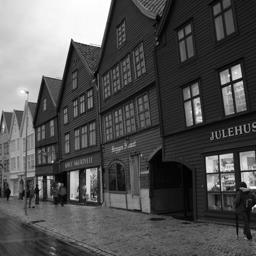
#> input picture exercises/ex01/problem01/10.jpg, 256 x 256 px, given in place of 10.png, which was not available
$ python 01.py
#> lines starting #> are read from the running program, lines starting #| are printed output that depends on the picture; pictures that were not available may be replaced by others from this repository, and a replacement may not be noted
from PIL import Image
import numpy as np
import matplotlib.pyplot as plt
import jpeglib

IMAGE_PATH = "../BOSSBase/10.png"

UINT8_MIN = 0
UINT8_MAX = 255

def psnr(image_array1, image_array2):
    image_array1 = image_array1.astype(np.float32)
    image_array2 = image_array2.astype(np.float32)

    mse = np.mean((image_array1 - image_array2) ** 2)
    if mse == 0:
        return float('inf')

    return 10 * np.log10(float(UINT8_MAX)**2 / mse)

def show_images_side_by_side(images, titles, filename):
    fig, axs = plt.subplots(1, len(images), figsize=(12, 5))
    for ax, img, title in zip(axs, images, titles):
        ax.imshow(img, cmap='gray', vmin=UINT8_MIN, vmax=UINT8_MAX)
        ax.set_title(title)
        ax.axis('off')
    plt.tight_layout()
    plt.savefig(filename)
    plt.close()

def a(image_array: np.ndarray):
    print("a) Increment all the pixels by 1. What PSNR do you expect? Measure the PSNR experimentally.")
    image_array = image_array.astype(np.uint16) # Prevent overflows in the next step
    modified_image_array = np.clip(image_array + 1, UINT8_MIN, UINT8_MAX).astype(np.uint8)

    show_images_side_by_side(
        images=[image_array, modified_image_array],
        titles=["Original", "All Pixels +1"],
        filename="a)_10_pixel_increment_comparison.png"
    )

    # What PSNR do you expect?
    # => Minor change -> high PSNR value

    # Measure the PSNR experimentally
    psnr_value = psnr(image_array, modified_image_array)
    print(f"PSNR: {round(psnr_value, 3)} dB")

def apply_gamma_correction(image_array: np.ndarray, gamma: float):
    image_array = image_array.astype(np.float32)
    image_array = UINT8_MAX * (image_array / UINT8_MAX) ** gamma
    image_array = np.clip(image_array, UINT8_MIN, UINT8_MAX).astype(np.uint8)
    return image_array

def plot_histograms_side_by_side(original: np.ndarray, modified: np.ndarray, filename: str, labels=("Original", "Modified")):
    fig, axs = plt.subplots(1, 2, figsize=(12, 4))

    axs[0].hist(original.ravel(), bins=256, range=(UINT8_MIN, UINT8_MAX), color='gray')
    axs[0].set_title(f"{labels[0]} Histogram")
    axs[0].set_xlabel("Pixel value")
    axs[0].set_ylabel("Frequency")

    axs[1].hist(modified.ravel(), bins=256, range=(UINT8_MIN, UINT8_MAX), color='gray')
    axs[1].set_title(f"{labels[1]} Histogram")
    axs[1].set_xlabel("Pixel value")
    axs[1].set_ylabel("Frequency")

    plt.tight_layout()
    plt.savefig(filename)
    plt.close()

def plot_quantization_error(original: np.ndarray, modified: np.ndarray, filename: str):
    error = original.astype(np.int16) - modified.astype(np.int16)
    x_min = error.min() - 2
    x_max = error.max() + 2
    num_bins = x_max - x_min

    plt.figure(figsize=(6, 4))
    plt.hist(error.ravel(), bins=num_bins, range=(x_min, x_max), color='blue', edgecolor='black')
    plt.title("Quantization Error Distribution")
    plt.xlabel("Error (Original - Modified)")
    plt.ylabel("Frequency")
    plt.grid(True)
    plt.savefig(filename)
    plt.close()


def b(image_array: np.ndarray):
    print("\nb) Apply gamma correction, γ = 1.1, and store the resulting image in PNG. Compare the image histograms. Plot the distribution of the quantization error.")
    gamma = 1.1
    gamma_corrected_image_array = apply_gamma_correction(image_array, gamma)

    show_images_side_by_side(
        images=[image_array, gamma_corrected_image_array],
        titles=["Original", f"Gamma {gamma}"],
        filename="b)_10_gamma_comparison.png"
    )

    plot_histograms_side_by_side(
        original=image_array,
        modified=gamma_corrected_image_array,
        filename="b)_10_gamma_comparison_histogram.png",
        labels=("Original", "Gamma 1.1")
    )

    plot_quantization_error(
        original=image_array,
        modified=gamma_corrected_image_array,
        filename="b)_10_gamma_quantization_error.png"
    )

def subsample_nearest_neighbor(image_array: np.ndarray, factor: int = 2):
    return image_array[::factor, ::factor]

def apply_linear_filter(image_array: np.ndarray, kernel: np.ndarray):
    image_array = image_array.astype(np.float32)
    output = np.zeros_like(image_array)

    kh, kw = kernel.shape
    pad_h = kh // 2
    pad_w = kw // 2

    # Pad the image (reflect mode reduces edge artifacts)
    padded = np.pad(image_array, ((pad_h, pad_h), (pad_w, pad_w)), mode='reflect')

    # Perform convolution
    for i in range(image_array.shape[0]):
        for j in range(image_array.shape[1]):
            region = padded[i:i+kh, j:j+kw]
            output[i, j] = np.sum(region * kernel)

    # Clip and return as uint8
    return np.clip(output, UINT8_MIN, UINT8_MAX).astype(np.uint8)


def c(image_array: np.ndarray):
    print("\nc) Subsample the image by nearest neighbor. Mark the areas with aliasing. Employ a linear filter prior to the subsampling to suppress the aliasing.")

    # Subsample without filtering (aliasing visible)
    subsampled_raw = subsample_nearest_neighbor(image_array)

    # Apply linear filter before subsampling
    motion_blur = (1/6) * np.array([
        [1, 0, 1],
        [1, 0, 1],
        [1, 0, 1]
    ])
    filtered = apply_linear_filter(image_array, motion_blur)
    subsampled_filtered = subsample_nearest_neighbor(filtered)

    show_images_side_by_side(
        images=[image_array, subsampled_raw, subsampled_filtered],
        titles=["Original", "Subsampled (with Aliasing)", "Filtered + Subsampled"],
        filename="c)_10_subsampling_linear_filter_comparison.png"
    )

def build_dct_matrix(n):
    D = np.zeros((n, n))
    for j in range(n):
        cj = 1 / np.sqrt(2) if j == 0 else 1
        for i in range(n):
            D[i, j] = cj * np.sqrt(2 / n) * np.cos(((2 * i + 1) * j * np.pi) / (2 * n))
    return D

def compute_2d_dct(image_array: np.ndarray):
    image_array.astype(np.float32)
    h, w = image_array.shape
    D_h = build_dct_matrix(h)
    D_w = build_dct_matrix(w)
    return D_h @ image_array @ D_w.T

def manual_idct2(dct_array):
    h, w = dct_array.shape
    D_h = build_dct_matrix(h)
    D_w = build_dct_matrix(w)
    return D_h.T @ dct_array @ D_w

def d(image_array: np.ndarray):
    print("\nd) Compute the 2D DCT spectrum of the image (over the whole image, not in 8 × 8 blocks like JPEG) and apply top-left cropping. What effect does it have when transferring it back to the spatial domain?")

    # Compute 2D DCT
    dct_coeffs = compute_2d_dct(image_array)

    # Apply top-left cropping
    keep_fraction = 0.2
    h, w = dct_coeffs.shape
    h_keep = int(h * keep_fraction)
    w_keep = int(w * keep_fraction)

    # Zero out high frequencies
    dct_cropped = np.zeros_like(dct_coeffs)
    dct_cropped[:h_keep, :w_keep] = dct_coeffs[:h_keep, :w_keep]

    # Reconstruct
    image_reconstructed = manual_idct2(dct_cropped)
    image_reconstructed =  np.clip(image_reconstructed, UINT8_MIN, UINT8_MAX).astype(np.uint8)

    print(f"Effect of top-left cropping: Image is blurred due to the removal of high frequencies")

    show_images_side_by_side(
        images=[image_array, image_reconstructed],
        titles=["Original", "Reconstructed (Lowpass DCT)"],
        filename="d)_10_dct_cropped_comparison.png"
    )

def e(image_array: np.ndarray):
    print("\ne) Read the DCT coefficients of a JPEG-compressed version of this image, for example by using the Python package jpeglib or by calling the standard libjpeg library directly. Compare the histograms of the DC (0, 0) and AC (11, 44) modes")
    #save the image as a jpeg
    image = Image.fromarray(image_array)
    image.save("10.jpg")

    dct_coeffs = jpeglib.read_dct("10.jpg")

    # DC: extract coefficient at (0, 0) in each block
    dc_values = dct_coeffs.Y[:, :, 0, 0].flatten()

    # AC: extract coefficient at (1, 1) and (4, 4) in each block
    ac_values_1_1 = dct_coeffs.Y[:, :, 1, 1].flatten()
    ac_values_4_4 = dct_coeffs.Y[:, :, 4, 4].flatten()

    plt.figure(figsize=(12, 5))
    plt.subplot(1, 2, 1)
    plt.hist(dc_values, bins=len(np.unique(dc_values)), color='blue')
    plt.title('DC Values (0,0)')

    # plt.subplot(1, 2, 2)
    # plt.hist(ac_values, bins=100, color='red')
    # plt.title('AC Values (11,44)')

    plt.savefig("e)_10_dc_ac_histograms.png")
    plt.close()

def main():
    print("For the following task, use the image 10.png from the BOSSBase database.")
    image = Image.open(IMAGE_PATH).convert("L")
#> image is the input picture: PIL image 256x256 L; min 0, max 255, mean 83.8
    image_array = np.array(image, dtype=np.uint8)
    print(f"Image mode: {image.mode}\n")
#| Image mode: L
    a(image_array)
#> the loop in show_images_side_by_side, `for ax, img, title in zip(axs, images, titles):` made 2 passes
#> title on passes 1 to 2: 'Original', 'All Pixels +1'
#> in psnr, `mse = np.mean((image_array1 - image_array2) ** 2)`: mse = 0.999
#> in a, `psnr_value = psnr(image_array, modified_image_array)`: psnr_value = 48.14
#| PSNR: 48.136 dB
    b(image_array)
#> the loop in show_images_side_by_side (call 2), `for ax, img, title in zip(axs, images, titles):` made 2 passes
#> title on passes 1 to 2: 'Original', 'Gamma 1.1'
#> in plot_histograms_side_by_side, `plt.savefig(filename)`:
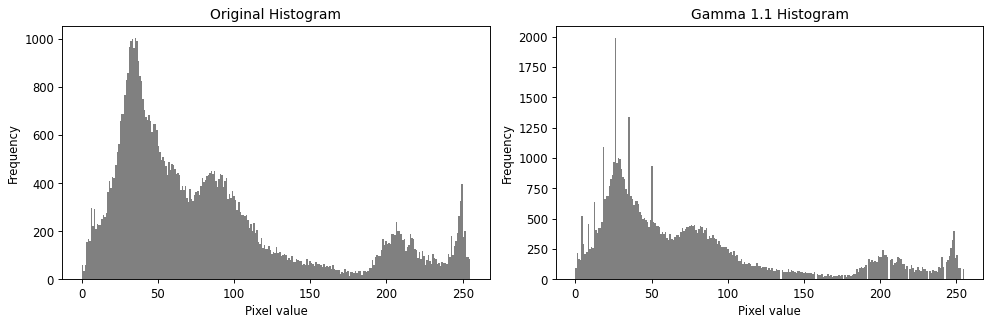
#> figure drawn by matplotlib, 2 panels; panel 1: tallest bar 1004 high, from x = 34.86 to 35.86; panel 2: tallest bar 1990 high, from x = 25.9 to 26.89
#> in plot_quantization_error, `error = original.astype(np.int16) - modified.astype(np.int16)`:
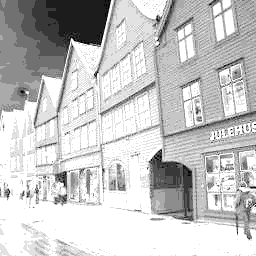
#> error: shape (256, 256) int16; min 0, max 9, mean 6.98; drawn with min black and max white
#> in plot_quantization_error, `x_min = error.min() - 2`: x_min = -2
#> in plot_quantization_error, `x_max = error.max() + 2`: x_max = 11
#> in plot_quantization_error, `num_bins = x_max - x_min`: num_bins = 13
#> in plot_quantization_error, `plt.savefig(filename)`:
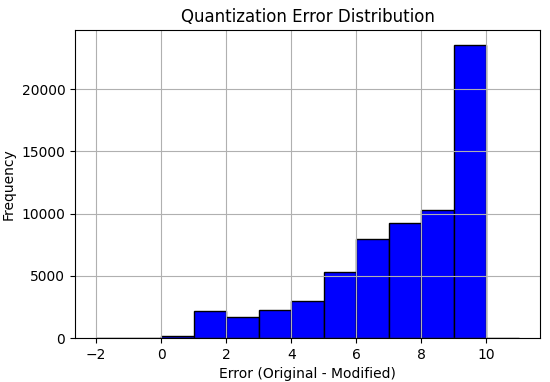
#> figure drawn by matplotlib, 1 panel; tallest bar 23591 high, from x = 9 to 10
    c(image_array)
#> after the loop in apply_linear_filter, `for i in range(image_array.shape[0]):`:
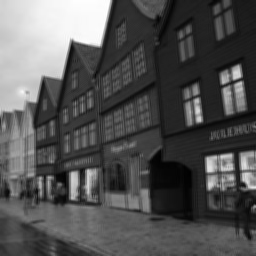
#> output: shape (256, 256) float32; min 1.17, max 254.8, mean 83.8
    d(image_array)
#> after the loop in build_dct_matrix, `for j in range(n):`:
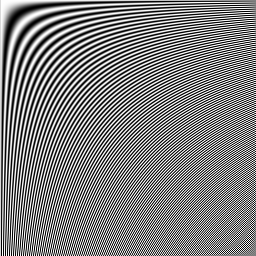
#> D: shape (256, 256) float64; min -0.0884, max 0.0884, mean 0.000244; drawn with min black and max white
#> in compute_2d_dct, `return D_h @ image_array @ D_w.T`:
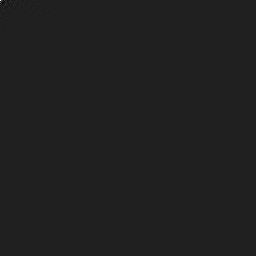
#> returned value: shape (256, 256) float64; min -3196.9, max 22231, mean 0.8; drawn with min black and max white
#> in d, `image_reconstructed =  np.clip(image_reconstructed, UINT8_MIN, UINT8_M..`:
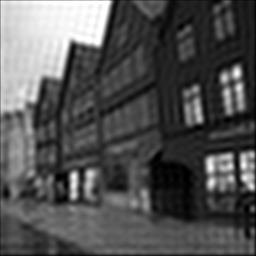
#> image_reconstructed: shape (256, 256); min 0, max 255, mean 82.9
    e(image_array)
#> (the call stopped at in e, `dct_coeffs = jpeglib.read_dct("10.jpg")`: jpeglib is not available in this run)

if __name__ == "__main__":
    main()
